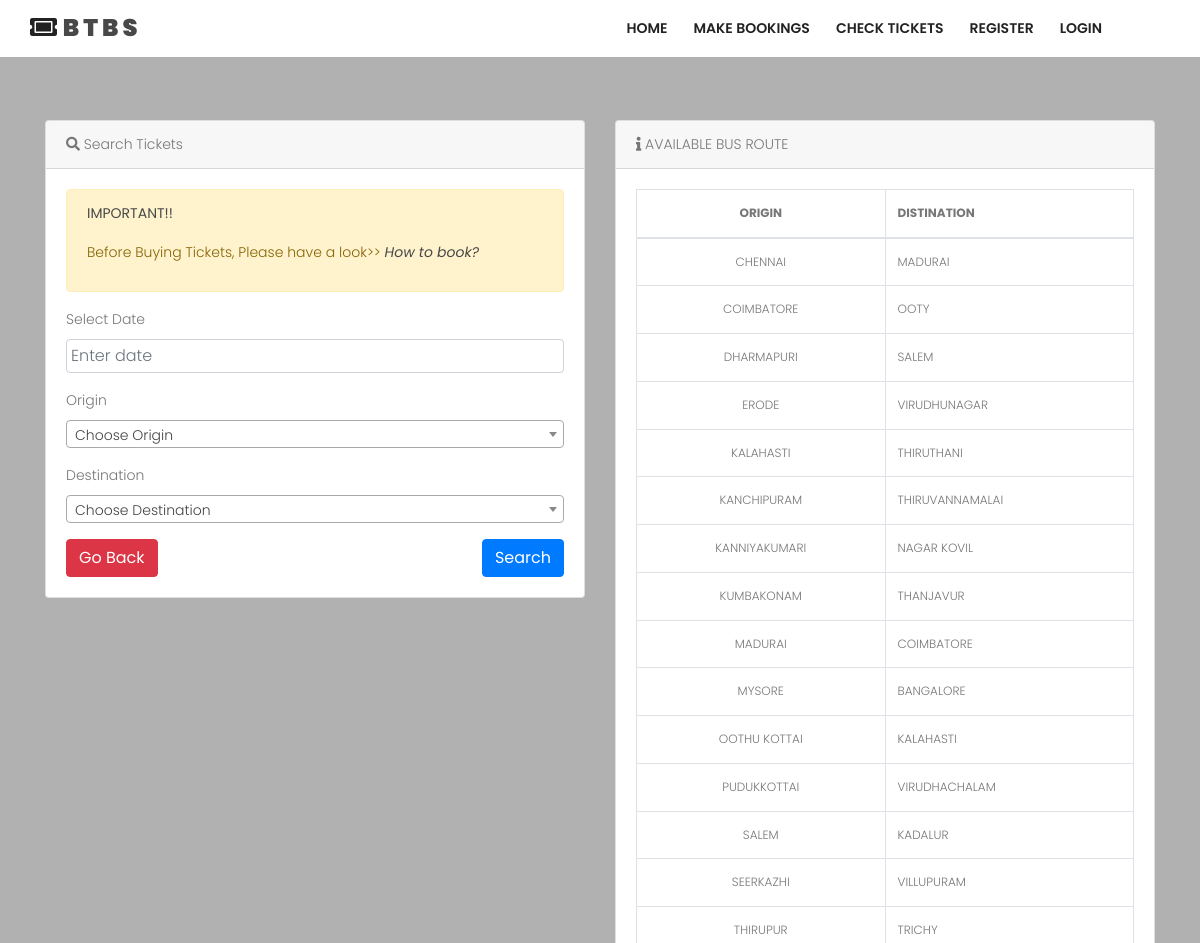
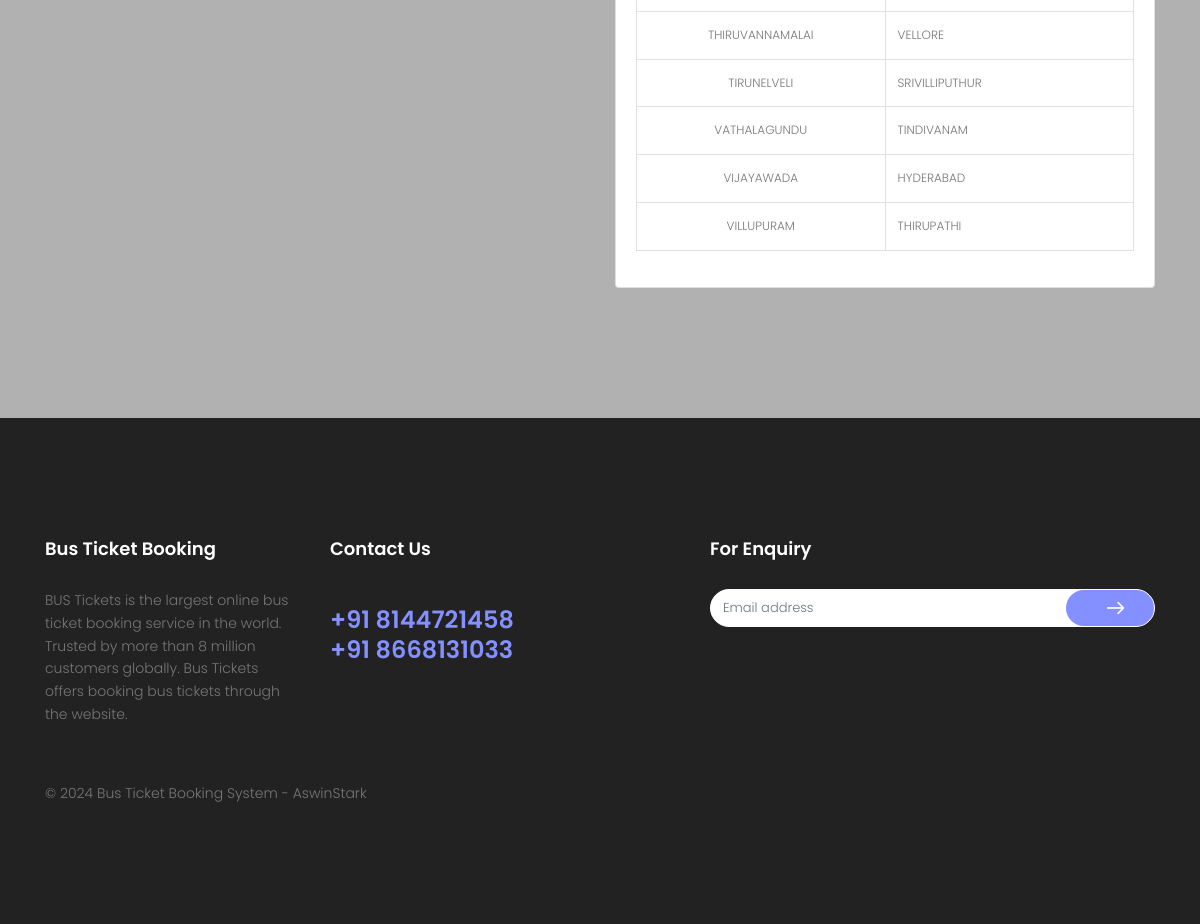
The app's page /index.php/tiket with its own data (2 pictures, top to bottom).
### tables this page shows
CREATE TABLE `tbl_tujuan` (
  `kd_tujuan` varchar(50) NOT NULL,
  `kota_tujuan` varchar(50) NOT NULL,
  `nama_terminal_tujuan` varchar(50) NOT NULL,
  `terminal_tujuan` varchar(100) NOT NULL,
  `kd_des` varchar(100) NOT NULL
);

### application/controllers/Tiket.php (called while the page is built, shortened)
<?php
class Tiket extends CI_Controller {
	public function __construct(){
		$this->load->helper('tglindo_helper');
		$this->load->model('getkod_model');
	}
	public function index(){
		$data['title'] = "Check Schedule";
		$data['asal'] = $this->db->query("SELECT * FROM `tbl_tujuan` ORDER BY kota_tujuan ASC ")->result_array();
		$data['tujuan'] = $this->db->query("SELECT * FROM `tbl_tujuan` group by kota_tujuan ORDER BY kota_tujuan ASC ")->result_array();
		$data['list'] = $this->db->query("SELECT * FROM `tbl_tujuan` ORDER BY kota_tujuan ASC ")->result_array();
		$this->load->view('frontend/cektanggal',$data);
	}
}

### index.php (called while the page is built, shortened)
<?php
require_once BASEPATH.'core/CodeIgniter.php';

### application/views/frontend/cektanggal.php (the view, shortened to what this page needs)
<!DOCTYPE html>
<html lang="zxx" class="no-js">
<head>
	<link rel="stylesheet" type="text/css"
		href="<?php echo base_url() ?>assets/frontend/datepicker/dcalendar.picker.css">
	<?php $this->load->view('frontend/include/base_css'); ?>
</head>
<body>
	<?php $this->load->view('frontend/include/base_nav'); ?>
	<section class="service-area section-gap relative">
		<div class="overlay overlay-bg"></div>
		<div class="container">
			<div class="row">
				<div class="col-lg-6">
					<div class="card mb-5">
						<div class="card-header">
							<i class="fas fa-search"></i> Search Tickets
						</div>
						<div class="card-body">
							<div class="alert alert-warning" role="alert">
								<p><b>IMPORTANT!!</b></p>
								<P>Before Buying Tickets, Please have a look>> <b><i data-toggle="modal"
											data-target="#exampleModal">How to book?</i></b></P>
							</div>
							<form action="<?php echo base_url() ?>tiket/cekjadwal?>" method="get">
								<div class="form-group">
									<label for="exampleInputEmail1">Select Date</label>
									<input placeholder="Enter date" type="text" class="form-control datepicker"
										name="tanggal" required="">
								</div>
								<div class="form-group">
									<label for="exampleInputEmail1">Origin</label>
								</div>
								<div class="form-group">
									<label for="exampleInputEmail1">Destination</label>
								</div>
								<a href="<?php echo base_url() ?>tiket" class="btn btn-danger pull-left">Go Back </a>
								<button type="submit" class="btn btn-primary pull-right">Search </button>
							</form>
						</div>
					</div>
				</div>
				<div class="col-lg-6">
					<div class="card mb-10">
						<div class="card-header">
							<i class="fas fa-info"></i> AVAILABLE BUS ROUTE
						</div>
						<div class="card-body">
							<table class="table table-bordered table-condensed" style="font-size:12px;" id="mydata">
								<thead>
									<tr>
										<th style="text-align:center;">ORIGIN</th>
										<th>DISTINATION</th>
									</tr>
								</thead>
								<tbody>
									<?php foreach ($list as $value) { ?>
									<tr>
										<td style="text-align:center;vertical-align:middle">
											<?php echo strtoupper($value['kota_tujuan']) ?></td>
										<td style="vertical-align:middle;"><?php echo $value['kd_des'] ?></td>
									</tr>
									<?php } ?>
								</tbody>
							</table>
						</div>
					</div>
				</div>
			</div>
	</section>
	<?php $this->load->view('frontend/include/base_footer'); ?>
</body>
</html>

### application/views/frontend/include/base_css.php (shortened to what this page needs)
<link rel="stylesheet" href="<?php echo base_url() ?>assets/frontend/css/linearicons.css">
<link rel="stylesheet" href="<?php echo base_url() ?>assets/frontend/css/owl.carousel.css">
      <link rel="stylesheet" href="<?php echo base_url() ?>assets/frontend/css/font-awesome.min.css">
      <link href="<?= base_url() ?>assets/backend/vendor/fontawesome-free/css/all.min.css" rel="stylesheet" type="text/css">
<link rel="stylesheet" href="<?php echo base_url() ?>assets/frontend/css/nice-select.css">
<link rel="stylesheet" href="<?php echo base_url() ?>assets/frontend/css/magnific-popup.css">
<link rel="stylesheet" href="<?php echo base_url() ?>assets/frontend/css/bootstrap.css">
<link rel="stylesheet" href="<?php echo base_url() ?>assets/frontend/css/main.css">
<link rel="stylesheet" href="http://anijs.github.io/lib/anicollection/anicollection.css">
<link rel="stylesheet" type="text/css" href="<?php echo base_url() ?>assets/datepicker/dist/css/bootstrap-datepicker.min.css">
<link href="<?php echo base_url() ?>assets/frontend/select2/css/select2.min.css" rel="stylesheet" />

### application/views/frontend/include/base_nav.php
<header id="header" id="home">
		    <div class="container">
		    	<div class="row align-items-center justify-content-between d-flex">
			      <div id="logo">
			        <a href="<?php echo base_url() ?>"><h3> <i class="fas fa-ticket-alt"></i> <b>B T B S</b></h3></a>
			      </div>
			      <nav id="nav-menu-container">
			        <ul class="nav-menu">
			          <li class="menu"><a href="<?php echo base_url() ?>">Home</a></li>
			          <li><a href="<?php echo base_url() ?>tiket">Make Bookings</a></li>
			          <li class="menu"><a href="<?php echo base_url() ?>tiket/cektiket">Check Tickets</a></li>
			          <?php if ($this->session->userdata('username')) { ?>
				      	<li class="menu-has-children"><a href="#">Hi, <?php echo $this->session->userdata('nama_lengkap'); ?></a>
						<ul>
							<li><a href="<?php echo base_url() ?>profile/profilesaya/<?php echo $this->session->userdata('kd_pelanggan') ?>"><i class="fas fa-id-card"></i> My Profile</a></li>
							<li><a href="<?php echo base_url() ?>profile/tiketsaya/<?php echo $this->session->userdata('kd_pelanggan') ?>"><i class="fas fa-ticket-alt"></i> My Ticket</a></li>
							<li><a href="<?php echo base_url() ?>login/logout"><i class="fas fa-sign-out-alt"></i> Logout</a></li>
						</ul>
						</li>
				      <?php }else{ ?>
				  	  <li class="menu wobble animated"><a href="<?php echo base_url() ?>login/Daftar">Register</a></li>
 					  <li><a href="<?php echo base_url() ?>login">Login</a></li>
				  	  <?php } ?>
			        </ul>
			      </nav>
		    	</div>
		    </div>
		  </header>

### application/views/frontend/include/base_footer.php (shortened to what this page needs)
<footer class="footer-area section-gap">
	<div class="container">
		<div class="row">
			<div class="col-lg-3  col-md-6 col-sm-6">
				<div class="single-footer-widget">
					<h4 class="text-white">Bus Ticket Booking</h4>
					<p>
					BUS Tickets is the largest online bus ticket booking service in the world. Trusted by more than 8 million customers globally. Bus Tickets offers booking bus tickets through the website.
					</p>
				</div>
			</div>
			<div class="col-lg-4  col-md-6 col-sm-6">
				<div class="single-footer-widget">
					<h4 class="text-white">Contact Us</h4>
					<p class="number">
						+91 8144721458 <br>
						+91 8668131033
					</p>
				</div>
			</div>
			<div class="col-lg-5  col-md-6 col-sm-6">
				<div class="single-footer-widget">
					<h4 class="text-white">For Enquiry</h4>
					<div class="d-flex flex-row" id="mc_embed_signup">
							<form class="navbar-form" novalidate="true" action="" method="post">
						    <div class="input-group add-on">
						      	<input class="form-control" placeholder="Email address"  type="email">
						      <div class="input-group-btn">
						        <button class="genric-btn primary circle arrow"><span class="lnr lnr-arrow-right"></span></button>
						      </div>
						    </div>
						  </form>
					</div>
				</div>
			</div>
		</div>
		<div class="footer-bottom d-flex justify-content-between align-items-center flex-wrap">
         <p class="footer-text m-0"><span>&copy; <?= date('Y') ?> Bus Ticket Booking System - AswinStark </span> </p>
		</div>
	</div>
</footer>

### assets/frontend/css/main.css (style rules this page uses)
body { color: #777; font-family: "Poppins", sans-serif; font-size: 14px; font-weight: 300; line-height: 1.625em; position: relative; }
ol, ul { margin: 0; padding: 0; list-style: none; }
a { -webkit-transition: all 0.3s ease 0s; -moz-transition: all 0.3s ease 0s; -o-transition: all 0.3s ease 0s; transition: all 0.3s ease 0s; }
a, a:focus, a:hover { text-decoration: none; outline: 0; }
h1, h2, h3, h4, h5, h6 { font-family: "Poppins", sans-serif; color: #222; line-height: 1.2em !important; margin-bottom: 0; margin-top: 0; font-weight: 600; }
h3, .h3 { font-size: 24px; }
h4, .h4 { font-size: 18px; }
td, th { border-radius: 0px; }
.mb-5 { margin-bottom: 5px; }
.mb-10 { margin-bottom: 10px; }
.text-white { color: #fff; }
.flex-wrap { -webkit-flex-wrap: wrap; -moz-flex-wrap: wrap; -ms-flex-wrap: wrap; flex-wrap: wrap; }
.relative { position: relative; }
.overlay { position: absolute; left: 0; right: 0; top: 0; bottom: 0; }
b, sup, sub, u, del { color: #484848; }
h3 { font-size: 24px; }
h4 { font-size: 18px; }
h1, h2, h3, h4, h5, h6 { line-height: 1.5em; }
.genric-btn { display: inline-block; outline: none; line-height: 40px; padding: 0 30px; font-size: 0.8em; text-align: center; text-decoration: none; font-weight: 500; cursor: pointer; -webkit-transition: all 0.3s ease 0s; -moz-transition: all 0.3s ease 0s; -o-transition: all 0.3s ease 0s; transition: all 0.3s ease 0s; }
.genric-btn.circle { border-radius: 20px; }
.genric-btn.arrow { display: -webkit-inline-box; display: -ms-inline-flexbox; display: inline-flex; -webkit-box-align: center; -ms-flex-align: center; align-items: center; }
.genric-btn.arrow span { margin-left: 10px; }
.genric-btn.primary { color: #fff; background: #8490ff; border: 1px solid transparent; }
#header { padding: 14px 0; position: fixed; left: 0; top: 0; right: 0; transition: all 0.5s; z-index: 997; background: #fff; }
.nav-menu, .nav-menu * { margin: 0; padding: 0; list-style: none; }
.nav-menu li { position: relative; white-space: nowrap; }
.nav-menu > li { float: left; }
#nav-menu-container { margin: 0; }
@media (min-width: 1024px) { #nav-menu-container { padding-right: 60px; } }
.nav-menu a { padding: 0 8px 0px 8px; text-decoration: none; display: inline-block; color: #222; font-weight: 600; font-size: 14px; text-transform: uppercase; outline: none; }
.nav-menu > li { margin-left: 10px; }
#mobile-nav { position: fixed; top: 0; padding-top: 18px; bottom: 0; z-index: 998; background: rgba(0, 0, 0, 0.8); left: -260px; width: 260px; overflow-y: auto; transition: 0.4s; }
#mobile-nav ul { padding: 0; margin: 0; list-style: none; }
#mobile-nav ul li { position: relative; }
#mobile-nav ul li a { color: #fff; font-size: 13px; text-transform: uppercase; overflow: hidden; padding: 10px 22px 10px 15px; position: relative; text-decoration: none; width: 100%; display: block; outline: none; font-weight: 700; }
.section-gap { padding: 120px 0; }
.service-area { background-size: cover; }
.service-area .overlay-bg { background-color: rgb(177 177 177); }
.footer-area { background-color: #222; }
.footer-area h4 { padding-bottom: 30px; }
.footer-area .number { color: #8490ff; font-size: 24px; font-weight: 600; line-height: 30px; }
.footer-area .genric-btn { background: #8490ff; border: none; border-radius: 57px; height: 36px; }
.footer-area .footer-bottom { padding-top: 40px; }
.single-footer-widget .navbar-form { width: 100%; }
.single-footer-widget .navbar-form .form-control { border: none; border-radius: 20px; font-size: 13px; }
.single-footer-widget .navbar-form .add-on { background: #fff; border-radius: 20px; border: 1px solid #fff; }
.single-footer-widget .navbar-form .lnr { font-weight: 900; font-size: 18px !important; color: #fff; }

### records on screen
tbl_tujuan: kota_tujuan "CHENNAI", kd_des "MADURAI"
tbl_tujuan: kota_tujuan "COIMBATORE", kd_des "OOTY"
tbl_tujuan: kota_tujuan "DHARMAPURI", kd_des "SALEM"
tbl_tujuan: kota_tujuan "ERODE", kd_des "VIRUDHUNAGAR"
tbl_tujuan: kota_tujuan "KALAHASTI", kd_des "THIRUTHANI"
tbl_tujuan: kota_tujuan "KANCHIPURAM", kd_des "THIRUVANNAMALAI"
tbl_tujuan: kota_tujuan "KANNIYAKUMARI", kd_des "NAGAR KOVIL"
tbl_tujuan: kota_tujuan "KUMBAKONAM", kd_des "THANJAVUR"
tbl_tujuan: kota_tujuan "MADURAI", kd_des "COIMBATORE"
tbl_tujuan: kota_tujuan "MYSORE", kd_des "BANGALORE"
tbl_tujuan: kota_tujuan "OOTHU KOTTAI", kd_des "KALAHASTI"
tbl_tujuan: kota_tujuan "PUDUKKOTTAI", kd_des "VIRUDHACHALAM"
tbl_tujuan: kota_tujuan "SALEM", kd_des "KADALUR"
tbl_tujuan: kota_tujuan "SEERKAZHI", kd_des "VILLUPURAM"
tbl_tujuan: kota_tujuan "THIRUPUR", kd_des "TRICHY"
tbl_tujuan: kota_tujuan "THIRUVANNAMALAI", kd_des "VELLORE"
tbl_tujuan: kota_tujuan "TIRUNELVELI", kd_des "SRIVILLIPUTHUR"
tbl_tujuan: kota_tujuan "VATHALAGUNDU", kd_des "TINDIVANAM"
tbl_tujuan: kota_tujuan "VIJAYAWADA", kd_des "HYDERABAD"
tbl_tujuan: kota_tujuan "VILLUPURAM", kd_des "THIRUPATHI"
